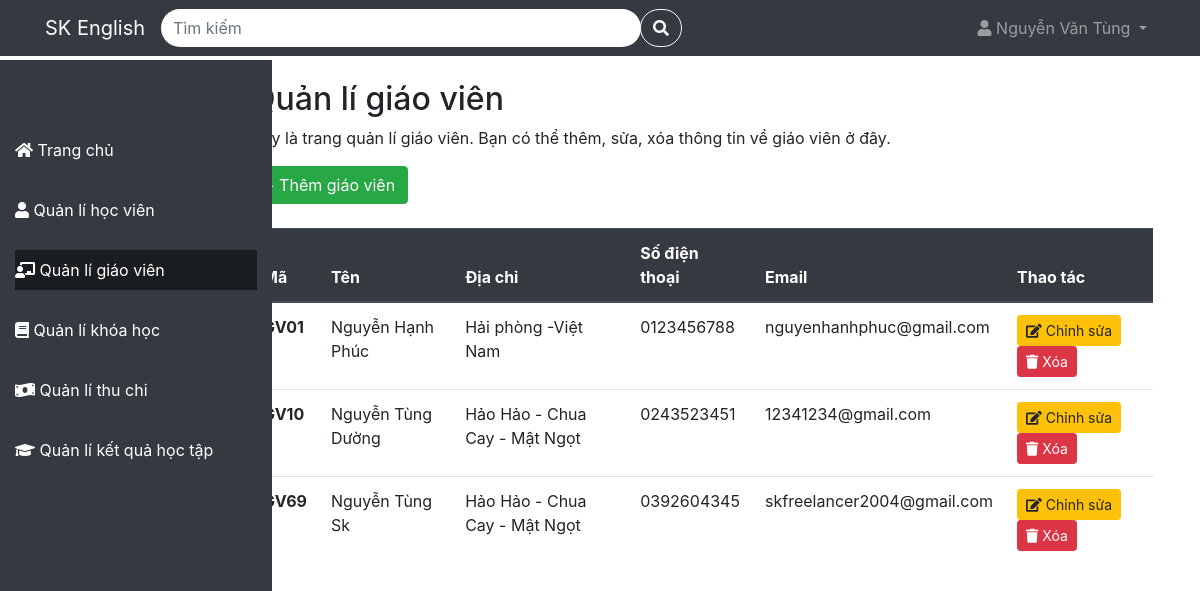
Page /QuanLiTrungTamTA/teacher (signed in) on the committed database.
### tables this page shows
CREATE TABLE `teachers` (
  `teacher_id` varchar(4) NOT NULL,
  `name` varchar(100) NOT NULL,
  `address` varchar(100) NOT NULL,
  `phone` varchar(10) NOT NULL,
  `email` varchar(100) NOT NULL
);

### app/Controller/TeacherController.php (called while the page is built, shortened)
<?php
class TeacherController {
    protected $config = [
        'host' => 'localhost',
        'dbname' => 'quanlytrungtamta',
        'user' => 'root',
        'password' => ''
    ];
    protected $db;
    public function __construct() {
        $this->db = new Database($this->config);
    }
    public function index(){
        $checkSearch = false;
        try {
            if($checkSearch){
                $listteacher = $this->db->table('teachers')->search(['teacher_id','name', 'address', 'phone', 'email'], $search);
            }else{
                $listteacher = $this->db->table('teachers')->get();
            }
        } catch (PDOException $e) {
            $this->db->logToConsole('lỗi lấy dữ liệu cho trang teacher: ' . $e->getMessage());
        }
        include './app/View/Teacher/teacher.php';
    }
    public function getListCourse($teacher){
        $sql = "SELECT DISTINCT c.course_id, c.title, c.duration
        FROM schedules s
        JOIN course c ON s.course_id = c.course_id
        WHERE s.teacher_id = '{$teacher['teacher_id']}'";
        $listCourse = $this->db->query($sql);
        return $listCourse;
    }
}
?>

### index.php (called while the page is built, shortened)
<?php
include './app/Model/Model.php';
include './app/Controller/TeacherController.php';
$route = new Route();
$route->get('/', 'LandingController@index');
$route->post('/courseRegistration', 'RegisterController@courseRegistration');
$route->post('/login', 'LoginController@index');
$route->post('/logout', 'LogoutController@index');
$route->post('/register', 'RegisterController@index');
$route->post('/verify', 'RegisterController@verify');
$route->post('/forgotPassword', 'ForgotPasswordController@forgot_password');
$route->post('/reset_password', 'ForgotPasswordController@reset_password');
if(isset($_SESSION['full_name']) && !empty($_SESSION['full_name']))
{
    $route->get('/home', 'HomeController@index');
    $route->get('/student', 'StudentController@index');
    $route->post('/student/deleteStudent', 'StudentController@deleteStudent');
    $route->post('/student/editStudent', 'StudentController@editStudent');
    $route->post('/student/addStudent', 'RegistrationController@addStudent');
    $route->get('/teacher', 'TeacherController@index');
    $route->post('/teacher/addTeacher', 'TeacherController@addTeacher');
    $route->post('/teacher/editTeacher', 'TeacherController@editTeacher');
    $route->post('/teacher/deleteTeacher', 'TeacherController@deleteTeacher');
    $route->get('/course', 'CourseController@index');
    $route->post('/course/addCourse', 'CourseController@addCourse');
    $route->post('/course/deleteCourse', 'CourseController@deleteCourse');
    $route->post('/course/edit', 'CourseController@editCourse');
    $route->get('/course/detail', 'CourseController@show@detailCourse.php');
    $route->post('/course/addSchedule', 'ScheduleController@addSchedule');
    $route->post('/course/deleteSchedule', 'ScheduleController@deleteSchedule');
    $route->get('/payment', 'PaymentController@index');
    $route->get('/achievement', 'AchievementController@index');
}
$requestUri = $_SERVER['REQUEST_URI'];
$route->handle($requestUri);
?>

### app/Model/Model.php (called while the page is built, shortened)
<?php
class Database {
    protected
        $table = '',
        $host = '',
        $user ='',
        $password = '',
        $dbname = '',
        $conn = null;
    public function __construct($config){
        $this->host = $config['host'];
        $this->user = $config['user'];
        $this->password = $config['password'];
        $this->dbname = $config['dbname'];
    }
    protected function connect(){
        try{
            $this->conn = new PDO("mysql:host=$this->host;dbname=$this->dbname", $this->user, $this->password);
            $this->conn->setAttribute(PDO::ATTR_ERRMODE, PDO::ERRMODE_EXCEPTION);
        }catch(PDOException $e){
            echo "Lỗi kết nối đến cơ sở dữ liệu: ".$e->getMessage();
        }
    }
    public function query($sql){
        try{
            $query = $this->conn->prepare($sql);
            $query->execute();
            return $query->fetchAll(PDO::FETCH_ASSOC);
        }catch(PDOException $e){
            $this->logToConsole("Lỗi truy vấn dữ liệu: " . $e->getMessage());
        }
    }
    public function get($data = [])
    {
        try {
            if (empty($data)) {
                $sqlString = "select * from $this->table";
                $query = $this->conn->prepare($sqlString);
                $query->execute();
            } else {
                $stmt = join('=? and ', array_keys($data));
                $stmt .= '=?';
                $sqlString = "select * from $this->table where $stmt";
                $query = $this->conn->prepare($sqlString);
                $query->execute(array_values($data));
            }
            return $query->fetchAll(PDO::FETCH_ASSOC);
        } catch (PDOException $e) {
            $this->logToConsole("Lỗi đọc dữ liệu: " . $e->getMessage());
        }
    }
    public function table($table){
        $this->table = $table;
        return $this;
    }
}
?>

### app/View/Teacher/teacher.php (the view, shortened to what this page needs)
<!DOCTYPE html>
<html lang="en">
<head>
  <link rel="stylesheet" href="https://cdnjs.cloudflare.com/ajax/libs/font-awesome/5.15.4/css/all.min.css">
  <link rel="stylesheet" href="https://maxcdn.bootstrapcdn.com/bootstrap/4.5.2/css/bootstrap.min.css">
  <link rel="stylesheet" href=".\public\css\cssProject.css">
</head>
<body>
<?php include './app/View/Template/navbar.php' ?>
<?php include './app/View/Template/sidebar.php' ?>
<div class="main-content">
    <div class="container mt-5">
      <h2>Quản lí giáo viên</h2>
      <p>Đây là trang quản lí giáo viên. Bạn có thể thêm, sửa, xóa thông tin về giáo viên ở đây.</p>
        <button type="button" class="btn btn-success mb-4" data-toggle="modal" data-target="#addTeacher">
           + Thêm giáo viên
        </button>
      <table class="table">
        <thead class="thead-dark">
          <tr>
            <th scope="col">Mã</th>
            <th scope="col">Tên</th>
            <th scope="col">Địa chỉ</th>
            <th scope="col">Số điện thoại</th>
            <th scope="col">Email</th>
            <th scope="col">Thao tác</th>
          </tr>
        </thead>
        <tbody>
            <?php if (!empty($listteacher)): ?>
              <?php
                  foreach($listteacher as $teacher):
                    $listCourse = $this->getListCourse($teacher);
                    $listCourse = json_encode($listCourse);
              ?>
                <tr class="table-row-hover">
                  <th scope="row"
                      data-toggle="modal"
                      data-target="#detailTeacher"
                      data-name="<?php echo $teacher['name']?>"
                      data-address="<?php echo $teacher['address']?>"
                      data-phone="<?php echo $teacher['phone']?>"
                      data-email="<?php echo $teacher['email']?>"
                      data-listcourse='<?php echo htmlspecialchars($listCourse, ENT_QUOTES, 'UTF-8'); ?>'
                  >
                    <?php echo $teacher['teacher_id']?>
                  </th>
                  <td
                      data-toggle="modal"
                      data-target="#detailTeacher"
                      data-name="<?php echo $teacher['name']?>"
                      data-address="<?php echo $teacher['address']?>"
                      data-phone="<?php echo $teacher['phone']?>"
                      data-email="<?php echo $teacher['email']?>"
                      data-listcourse='<?php echo htmlspecialchars($listCourse, ENT_QUOTES, 'UTF-8'); ?>'
                  >
                    <?php echo $teacher['name']?>
                  </td>
                  <td
                      data-toggle="modal"
                      data-target="#detailTeacher"
                      data-name="<?php echo $teacher['name']?>"
                      data-address="<?php echo $teacher['address']?>"
                      data-phone="<?php echo $teacher['phone']?>"
                      data-email="<?php echo $teacher['email']?>"
                      data-listcourse='<?php echo htmlspecialchars($listCourse, ENT_QUOTES, 'UTF-8'); ?>'
                  >
                    <?php echo $teacher['address']?>
                  </td>
                  <td
                      data-toggle="modal"
                      data-target="#detailTeacher"
                      data-name="<?php echo $teacher['name']?>"
                      data-address="<?php echo $teacher['address']?>"
                      data-phone="<?php echo $teacher['phone']?>"
                      data-email="<?php echo $teacher['email']?>"
                      data-listcourse='<?php echo htmlspecialchars($listCourse, ENT_QUOTES, 'UTF-8'); ?>'
                  >
                    <?php echo $teacher['phone']?>
                  </td>
                  <td
                      data-toggle="modal"
                      data-target="#detailTeacher"
                      data-name="<?php echo $teacher['name']?>"
                      data-address="<?php echo $teacher['address']?>"
                      data-phone="<?php echo $teacher['phone']?>"
                      data-email="<?php echo $teacher['email']?>"
                      data-listcourse='<?php echo htmlspecialchars($listCourse, ENT_QUOTES, 'UTF-8'); ?>'
                  >
                    <?php echo $teacher['email']?>
                  </td>
                  <td>
                    <div class="d-inline">
                        <a type="button"
                            class="btn btn-warning btn-sm mr-2"
                            data-toggle="modal"
                            data-target="#editTeacher"
                            data-name="<?php echo $teacher['name']?>"
                            data-address="<?php echo $teacher['address']?>"
                            data-phone="<?php echo $teacher['phone']?>"
                            data-email="<?php echo $teacher['email']?>"
                            data-teacher_id="<?php echo $teacher['teacher_id']?>"
                        >
                            <i class="fas fa-edit"></i> Chỉnh sửa
                        </a>
                    </div>
                    <div class="d-inline">
                        <form
                            id="deleteForm<?php echo $teacher['teacher_id']; ?>"
                            action="./teacher/deleteTeacher"
                            method="POST"
                            class="d-inline"
                        >
                            <button
                                type="button"
                                onclick="deleteTeacher('<?php echo $teacher['teacher_id']; ?>')"
                                class="btn btn-danger btn-sm"
                            >
                                <i class="fa fa-trash" aria-hidden="true"></i> Xóa
                            </button>
                        </form>
                    </div>
                  </td>
                </tr>
              <?php endforeach; ?>
            <?php endif; ?>
          </tbody>
      </table>
    </div>
  </div>
</body>
</html>

### public/css/cssProject.css (style rules this page uses)
.table-row-hover { cursor: pointer; }

### public/css/sidebar.css (style rules this page uses)
.main-content { margin-left: 17%; padding: 2em; }

### rows in the picture
teachers: teacher_id "GV01", name "Nguyễn Hạnh Phúc", address "Hải phòng -Việt Nam", phone "0123456788", email "nguyenhanhphuc@gmail.com"
teachers: teacher_id "GV10", name "Nguyễn Tùng Dường", address "Hảo Hảo - Chua Cay - Mật Ngọt", phone "0243523451", email "12341234@gmail.com"
teachers: teacher_id "GV69", name "Nguyễn Tùng Sk", address "Hảo Hảo - Chua Cay - Mật Ngọt", phone "0392604345", email "skfreelancer2004@gmail.com"

### other values in the picture
$_SESSION['full_name'] "Nguyễn Văn Tùng"
